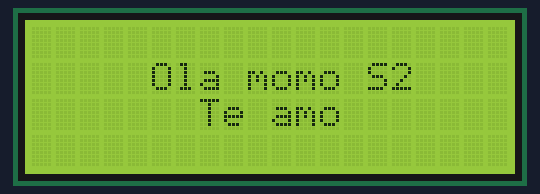
Simulated run of this sketch. Board: Arduino Uno, built with avr-gcc and run on an emulated ATmega328P. Shown: 20×4 character LCD.

Above: at 0.1 s.
At 0.7 s:
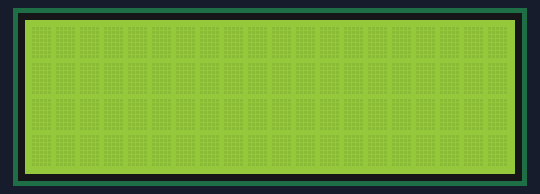

The sketch:

I2C__teste_1.ino
```cpp
/*
init
begin
clear
home
noDisplay
display
noBlink
blink
noCursor
cursor
scrollDisplayLeft
scrollDisplayRight
leftToRight
rightToLeft
shiftIncrement
shiftDecrement
noBacklight
backlight
autoscroll
noAutoscroll
createChar
setCursor
print
blink_on
blink_off
cursor_on
cursor_off
setBacklight
load_custom_character
printstr
 */


#include <Wire.h>
#include <LiquidCrystal_I2C.h>

LiquidCrystal_I2C LCD(0x3F, 20, 4);

void setup(){

    LCD.begin();

}
void loop(){

    LCD.setCursor (4,1);
    LCD.print(" Ola momo S2 ");
    LCD.setCursor (6,2);
    LCD.print(" Te amo ");
    delay(600);
    LCD.leftToRight();
    LCD.setBacklight (HIGH);
    LCD.clear();
    delay(1000);


} //end loop
```

Measured:
- what the display in image 1 shows lasts 1.0 s, from 0.7 s to 1.7 s
